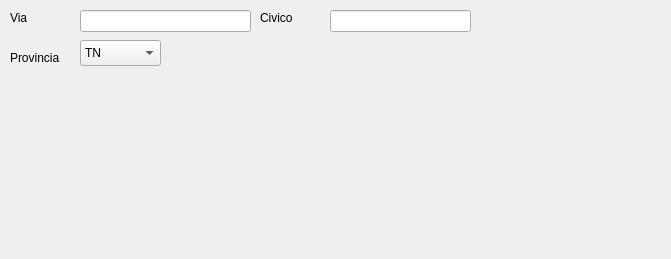
<?xml version="1.0" encoding="UTF-8"?>
<ui version="4.0">
 <class>MainWindow</class>
 <widget class="QMainWindow" name="MainWindow">
  <property name="geometry">
   <rect>
    <x>0</x>
    <y>0</y>
    <width>671</width>
    <height>259</height>
   </rect>
  </property>
  <property name="windowTitle">
   <string>Indirizzo</string>
  </property>
  <widget class="QWidget" name="centralwidget">
   <widget class="QLabel" name="label">
    <property name="geometry">
     <rect>
      <x>10</x>
      <y>10</y>
      <width>62</width>
      <height>16</height>
     </rect>
    </property>
    <property name="text">
     <string>Via</string>
    </property>
   </widget>
   <widget class="QLineEdit" name="lineEdit">
    <property name="geometry">
     <rect>
      <x>80</x>
      <y>10</y>
      <width>171</width>
      <height>22</height>
     </rect>
    </property>
    <property name="column" stdset="0">
     <string>via</string>
    </property>
   </widget>
   <widget class="QLabel" name="label_2">
    <property name="geometry">
     <rect>
      <x>260</x>
      <y>10</y>
      <width>62</width>
      <height>16</height>
     </rect>
    </property>
    <property name="text">
     <string>Civico</string>
    </property>
   </widget>
   <widget class="QLineEdit" name="lineEdit_2">
    <property name="geometry">
     <rect>
      <x>330</x>
      <y>10</y>
      <width>141</width>
      <height>22</height>
     </rect>
    </property>
    <property name="column" stdset="0">
     <string>civico</string>
    </property>
   </widget>
   <widget class="QLabel" name="label_3">
    <property name="geometry">
     <rect>
      <x>10</x>
      <y>50</y>
      <width>62</width>
      <height>16</height>
     </rect>
    </property>
    <property name="text">
     <string>Provincia</string>
    </property>
   </widget>
   <widget class="QComboBox" name="comboBoxProvincia">
    <property name="geometry">
     <rect>
      <x>80</x>
      <y>40</y>
      <width>81</width>
      <height>26</height>
     </rect>
    </property>
    <property name="column" stdset="0">
     <string>provincia</string>
    </property>
    <item>
     <property name="text">
      <string>TN</string>
     </property>
    </item>
    <item>
     <property name="text">
      <string>BZ</string>
     </property>
    </item>
   </widget>
  </widget>
 </widget>
 <resources/>
 <connections/>
</ui>
